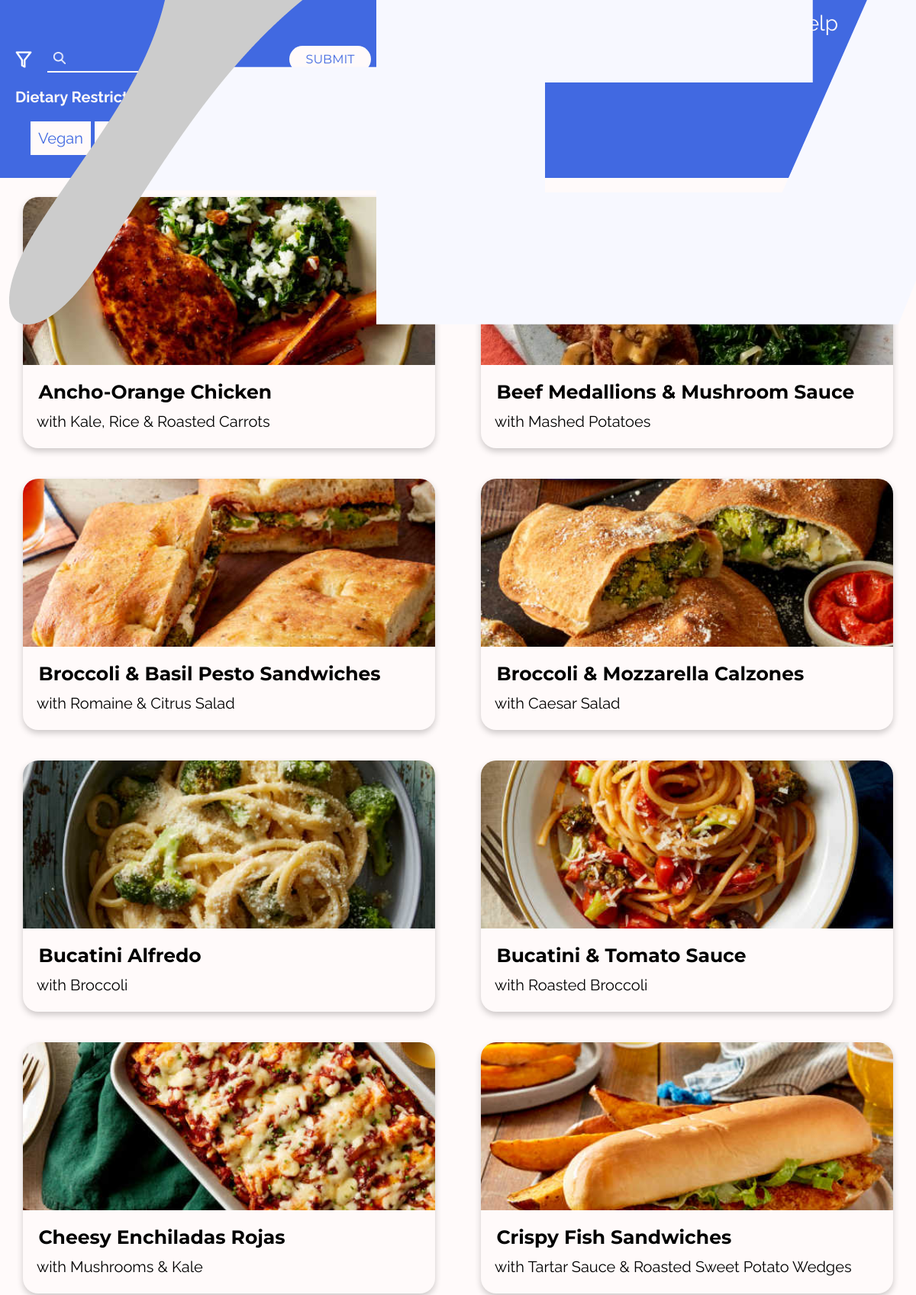
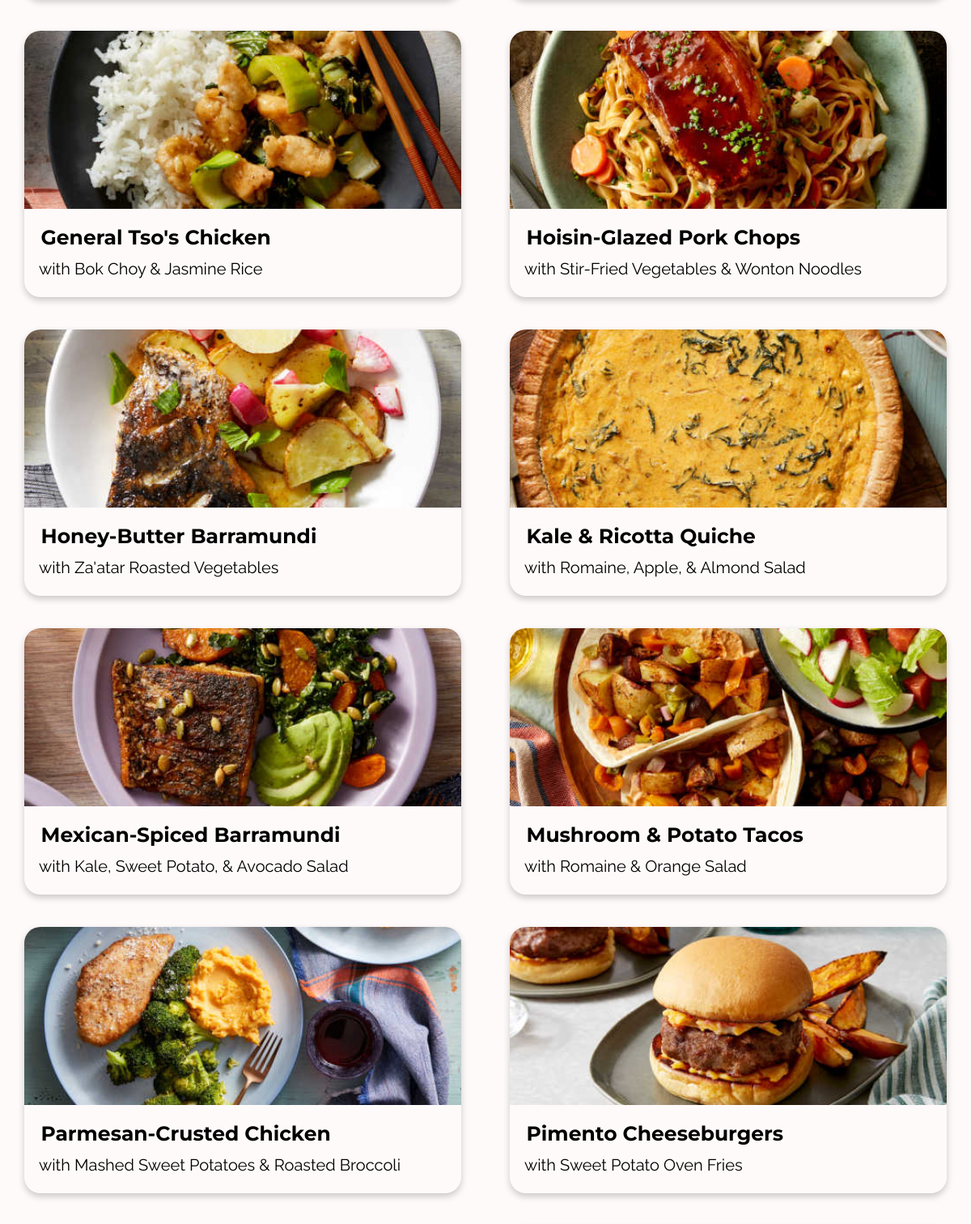
Page /aeat-project/search.php (upper part) on the committed database (2 pictures, top to bottom).
### tables this page shows
CREATE TABLE IF NOT EXISTS `recipes` (
  `id` int(11) NOT NULL AUTO_INCREMENT,
  `title` varchar(43) DEFAULT NULL,
  `side` varchar(42) DEFAULT NULL,
  `description` varchar(416) DEFAULT NULL,
  `time` int(2) DEFAULT NULL,
  `servings` int(1) DEFAULT NULL,
  `nutrition` int(3) DEFAULT NULL,
  `ingredients` varchar(417) DEFAULT NULL,
  `kitchen_tool` varchar(596) DEFAULT NULL,
  `tips` varchar(920) DEFAULT NULL,
  `steps` varchar(3029) DEFAULT NULL,
  `recipe_folder` varchar(94) DEFAULT NULL,
  `filters` varchar(100) NOT NULL,
  PRIMARY KEY (`id`)
);

### aeat-project/includes/functions.php (called while the page is built, shortened)
<?php
function db_size($connection) {
  $query = "SELECT * ";
  $query .= 'FROM recipes ';
  $result = mysqli_query($connection, $query);
  return mysqli_num_rows($result);
}
?>

### aeat-project/search.php (the view, shortened to what this page needs)
<?php
  include "includes/init.php";
  $query_result = isset($_GET["search"]) ? $_GET["search"] : null;
  include "includes/_header_search.php";
?>
<?php
  $query_result_orig = $query_result;
  $query_result = mysqli_real_escape_string($connection, $query_result);
  if (!$query_result) {
    $query = 'SELECT * ';
    $query .= 'FROM recipes';
  } else {
    $query = 'SELECT * ';
    $query .= 'FROM recipes ';
    $query .= "WHERE title LIKE '%{$query_result}%' OR side LIKE '%{$query_result}%' OR description LIKE '%{$query_result}%' OR ingredients LIKE '%{$query_result}%' OR steps LIKE '%{$query_result}%' ";
  }
  $result = mysqli_query($connection, $query);
  if (!$result) {
    die('Database query failed.');
  }
  else {
  echo '<div class="results-holder">';
  $num_rows = mysqli_num_rows($result);
  if( mysqli_num_rows($result) != db_size($connection)) { ?>
    <h2 class="title" id="results-num"><?php echo "$num_rows results found for $query_result_orig!"; ?></h2>
  <?php } ?>
  <div class="card-holder card-holder-search">
  <?php while ($recipe = mysqli_fetch_assoc($result)) { ?>
    <div class="card" id="recipe-<?php echo $recipe['id'] ?>">
      <a href="recipe.php?id=<?php echo $recipe['id'] ?>">
        <img class="card-img" src="img/recipe_pics/<?php echo $recipe['recipe_folder']?>/beauty_pic_500.jpg">
        <div class="container">
          <h4 class="title card-text"><?php echo $recipe['title']; ?></h4>
          <p class="card-text">with <?php echo $recipe['side']; ?></p>
        </div>
      </a>
    </div>
  <?php
      }
      echo "</div>";
    }
?>
  </div>
<?php include "includes/_footer.php"; ?>

### aeat-project/css/main.css (style rules this page uses)
html { --main-bg-color: royalblue; --tert-bg-color: mediumblue; --main-accent-color: snow; --tert-accent-color: floralwhite; --title-font: 'Montserrat', sans-serif; --desc-font: 'Raleway', sans-serif; }
body { overflow-x: hidden; background-color: var(--main-accent-color); font-family: var(--desc-font); }
a { text-decoration: none; color: #000; }
.title { font-size: 1.25em; font-family: var(--title-font); }
.card-holder { display: grid; justify-items: center; width: 100%; grid-template-columns: 1fr; margin-bottom: 1em; }
.card { box-shadow: 0 4px 8px 0 rgba(0,0,0,0.2); transition: 0.3s; width: 80%; margin: auto; margin-bottom: 2em; margin-left: 2em; margin-right: 2em; border-radius: 20px; background-color: var(--main-accent-color); }
.card-img { border-radius: 20px 20px 0px 0px; width: 100%; max-height: 220px; object-fit: cover; }
.container { min-height: 100px; padding: 2px 8px; }
.card-text { margin: 0.5em; }
.card-holder-search { margin-bottom: 0em; }
.results-holder { margin-top: 1em; transition: all 0.3s ease-in-out; }

### aeat-project/css/media.css (style rules this page uses)
@media screen and (min-width: 768px) { body { font-size: 1.25em; } }
@media screen and (min-width: 768px) { .card-holder { grid-template-columns: repeat(2, 1fr); } }
@media screen and (min-width: 768px) { .card { width: 90%; } }

### rows in the picture
recipes: recipe_folder (picture), title "Ancho-Orange Chicken", side "Kale, Rice & Roasted Carrots"
recipes: recipe_folder (picture), title "Beef Medallions & Mushroom Sauce", side "Mashed Potatoes"
recipes: recipe_folder (picture), title "Broccoli & Basil Pesto Sandwiches", side "Romaine & Citrus Salad"
recipes: recipe_folder (picture), title "Broccoli & Mozzarella Calzones", side "Caesar Salad"
recipes: recipe_folder (picture), title "Bucatini Alfredo", side "Broccoli"
recipes: recipe_folder (picture), title "Bucatini & Tomato Sauce", side "Roasted Broccoli"
recipes: recipe_folder (picture), title "Cheesy Enchiladas Rojas", side "Mushrooms & Kale"
recipes: recipe_folder (picture), title "Crispy Fish Sandwiches", side "Tartar Sauce & Roasted Sweet Potato Wedges"
recipes: recipe_folder (picture), title "General Tso's Chicken", side "Bok Choy & Jasmine Rice"
recipes: recipe_folder (picture), title "Hoisin-Glazed Pork Chops", side "Stir-Fried Vegetables & Wonton Noodles"
recipes: recipe_folder (picture), title "Honey-Butter Barramundi", side "Za'atar Roasted Vegetables"
recipes: recipe_folder (picture), title "Kale & Ricotta Quiche", side "Romaine, Apple, & Almond Salad"
recipes: recipe_folder (picture), title "Mexican-Spiced Barramundi", side "Kale, Sweet Potato, & Avocado Salad"
recipes: recipe_folder (picture), title "Mushroom & Potato Tacos", side "Romaine & Orange Salad"
recipes: recipe_folder (picture), title "Parmesan-Crusted Chicken", side "Mashed Sweet Potatoes & Roasted Broccoli"
recipes: recipe_folder (picture), title "Pimento Cheeseburgers", side "Sweet Potato Oven Fries"
